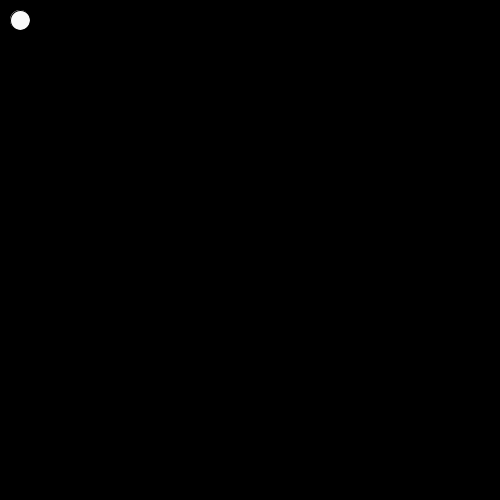
Frame 1 (no input)
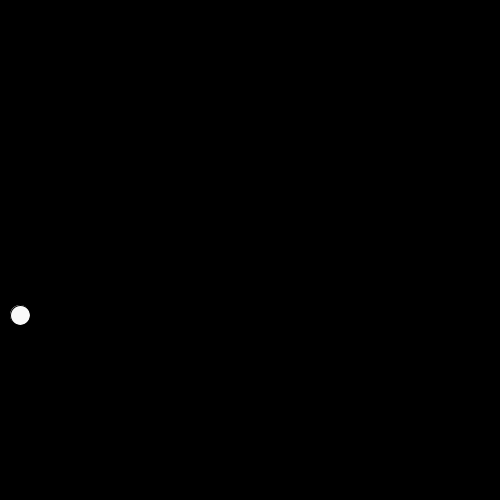
Frame 60 (the mouse pressed at the canvas centre just before this capture)
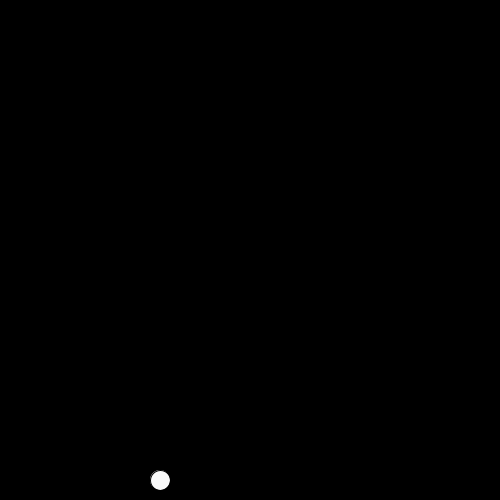
Frame 120 (the mouse held since frame 60 and released just before this capture)

The Processing sketch that drew these frames (run headless with seeded random() and noise(); from frame 60 on, the mouse is pressed at the canvas centre):

// Processing sketch: sketch____ball_square
// ── sketch____ball_square.pde
float x = 20;
float y = 20; 

void setup() {
  size(500, 500);
}

void draw() {
  background(0);
  fill(250);
  circle(x, y, 20);

  
  //go down
  if (x == 20 && y < 480) {
   y = y + 5;
  }
   
   //go right
   if (y == 480 && x < 480) {
    x = x + 5;
   }
    
    //go up
    if (x == 480 && y <= 480) {
      y = y - 5;
    }
    
    //go left
    if (y == 20 && x <= 480) {
      x = x - 5;
    }
  
}
